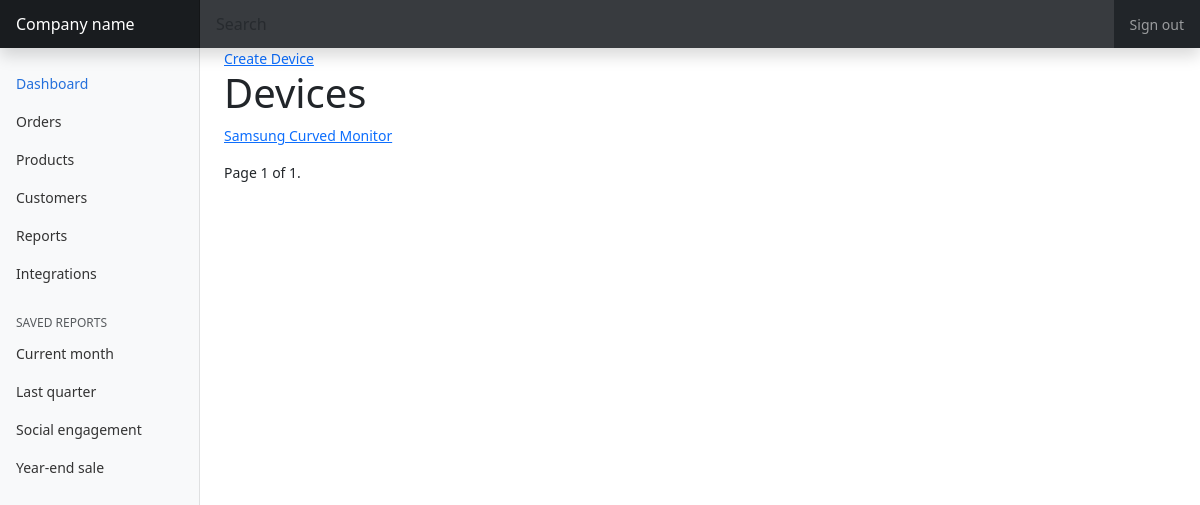
Before: /devices/ (signed in) with the older database file.
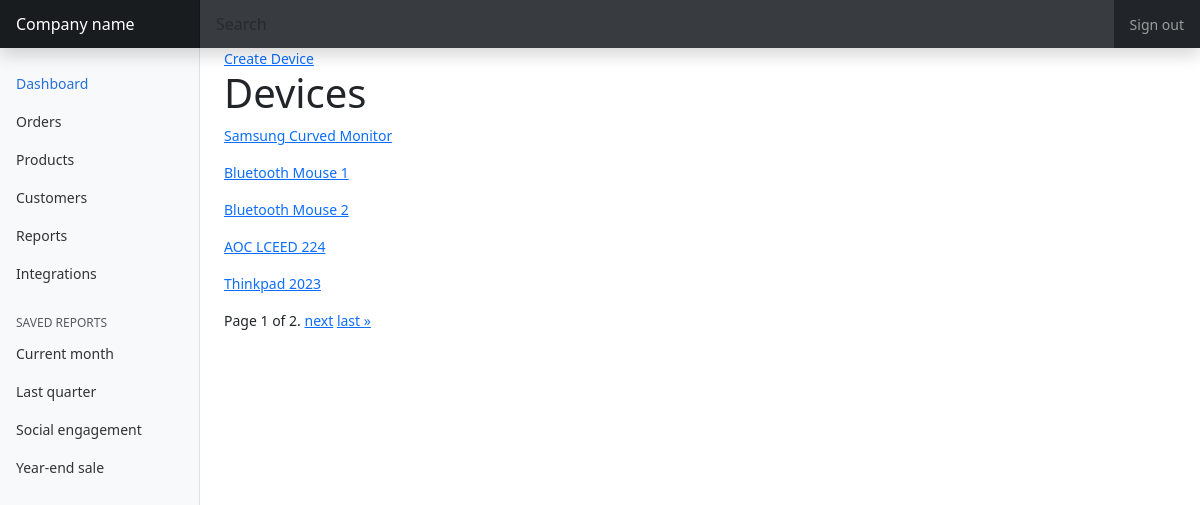
After: the same page with the newer database file.
### inventory/models.py (models this page shows, shortened)
class Device(models.Model):
    name = models.CharField(max_length=255)
    category = models.ForeignKey(Category, null=True, on_delete=models.SET_NULL)
    brand = models.ForeignKey(Brand, null=True, on_delete=models.SET_NULL)
    supplier = models.ForeignKey(Supplier, null=True, on_delete=models.SET_NULL)
    year = models.IntegerField(null=True, validators=[MinValueValidator(2010), max_value_current_year])
    quantity = models.IntegerField(default=0)
    defective = models.IntegerField(default=0)
    returned = models.IntegerField(default=0)
    created = models.DateTimeField(auto_now_add=True)
    updated = models.DateTimeField(auto_now=True)

### inventory/views/device.py (the view)
# urls.py: path('devices/', device.device_list, name="device_list"),
@login_required
def device_list(request):
    devices = Device.objects.all()
    paginator = Paginator(devices, 5)  # Show 25 contacts per page.
    page_number = request.GET.get("page")
    page_obj = paginator.get_page(page_number)
    title = 'Devices'
    context = {'devices': devices, 'title': title, 'page_obj': page_obj}
    return render(request, 'inventory/device/devices.html', context)

### inventory/templates/inventory/device/devices.html (shortened to what this page needs)
{% extends 'main.html' %}
{% block content %}
<a href="{% url 'create_device' %}">Create Device</a>
<h1>{{ title }}</h1>
{% for device in page_obj %}
<p><a href="{% url 'edit_device' device.id %}">{{ device.name }}</a></p>
{% endfor %}
<div class="pagination">
    <span class="step-links">
        <span class="current">
            Page {{ page_obj.number }} of {{ page_obj.paginator.num_pages }}.
        </span>
        {% if page_obj.has_next %}
            <a href="?page={{ page_obj.next_page_number }}">next</a>
            <a href="?page={{ page_obj.paginator.num_pages }}">last &raquo;</a>
        {% endif %}
    </span>
</div>
{% endblock content %}

### templates/main.html (shortened to what this page needs)
<!DOCTYPE html>
<html lang="en">
{% load static %}
<head>
    {% load static %}
    <link href="https://cdn.jsdelivr.net/npm/bootstrap@5.3.0-alpha3/dist/css/bootstrap.min.css" rel="stylesheet">
    <link rel="stylesheet" href="{% static 'inventory/style.css' %}">
</head>
<body>
    {% include 'top.html' %}
    <div class="container-fluid">
        <div class="row">
            {% include 'navmenu.html' %}
            <main class="col-md-9 ms-sm-auto col-lg-10 px-md-4">
            {% block content %}
            {% endblock %}
            </main>
        </div>
    </div>
</body>
</html>

### templates/top.html (shortened to what this page needs)
<header class="navbar navbar-dark sticky-top bg-dark flex-md-nowrap p-0 shadow">
  <a class="navbar-brand col-md-3 col-lg-2 me-0 px-3 fs-6" href="#">Company name</a>
  <input class="form-control form-control-dark w-100 rounded-0 border-0" type="text" placeholder="Search" aria-label="Search">
  <div class="navbar-nav">
    <div class="nav-item text-nowrap">
      <a class="nav-link px-3" href="#">Sign out</a>
    </div>
  </div>
</header>

### templates/navmenu.html (shortened to what this page needs)
<nav id="sidebarMenu" class="col-md-3 col-lg-2 d-md-block bg-body-tertiary sidebar collapse">
      <div class="position-sticky pt-3 sidebar-sticky">
        <ul class="nav flex-column">
          <li class="nav-item">
            <a class="nav-link active" aria-current="page" href="#">
              Dashboard
            </a>
          </li>
          <li class="nav-item">
            <a class="nav-link" href="#">
              Orders
            </a>
          </li>
          <li class="nav-item">
            <a class="nav-link" href="#">
              Products
            </a>
          </li>
          <li class="nav-item">
            <a class="nav-link" href="#">
              Customers
            </a>
          </li>
          <li class="nav-item">
            <a class="nav-link" href="#">
              Reports
            </a>
          </li>
          <li class="nav-item">
            <a class="nav-link" href="#">
              Integrations
            </a>
          </li>
        </ul>
        <h6 class="sidebar-heading d-flex justify-content-between align-items-center px-3 mt-4 mb-1 text-body-secondary text-uppercase">
          <span>Saved reports</span>
        </h6>
        <ul class="nav flex-column mb-2">
          <li class="nav-item">
            <a class="nav-link" href="#">
              Current month
            </a>
          </li>
          <li class="nav-item">
            <a class="nav-link" href="#">
              Last quarter
            </a>
          </li>
          <li class="nav-item">
            <a class="nav-link" href="#">
              Social engagement
            </a>
          </li>
          <li class="nav-item">
            <a class="nav-link" href="#">
              Year-end sale
            </a>
          </li>
        </ul>
      </div>
    </nav>

### inventory/static/inventory/style.css (style rules this page uses)
body { font-size: .875rem; }
.sidebar { position: fixed; top: 0; bottom: 0; left: 0; z-index: 100; padding: 48px 0 0; box-shadow: inset -1px 0 0 rgba(0, 0, 0, .1); }
.sidebar-sticky { height: calc(100vh - 48px); overflow-x: hidden; overflow-y: auto; }
.sidebar .nav-link { font-weight: 500; color: #333; }
.sidebar .nav-link.active { color: #2470dc; }
.sidebar-heading { font-size: .75rem; }
.navbar-brand { padding-top: .75rem; padding-bottom: .75rem; background-color: rgba(0, 0, 0, .25); box-shadow: inset -1px 0 0 rgba(0, 0, 0, .25); }
.navbar .form-control { padding: .75rem 1rem; }
.form-control-dark { color: #fff; background-color: rgba(255, 255, 255, .1); border-color: rgba(255, 255, 255, .1); }

Changed rows visible on the page:
added Device: name "Bluetooth Mouse 1"
added Device: name "Bluetooth Mouse 2"
added Device: name "AOC LCEED 224"
added Device: name "Thinkpad 2023"
Other visible differences:
{{ page_obj.paginator.num_pages }}: "1" → "2"
text now shown: "next last »"
